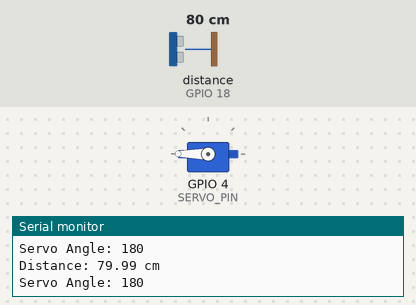
Bench run of a sketch on a simulated ESP32. On the bench: servo, the last lines printed to the serial monitor. Wiring (inferred from the names in the program): ultrasonic range finder: trigger GPIO 5; echo GPIO 18. The test bench sets the inputs (shaded band); at power-on: distance to the obstacle (sensor on GPIO 18) 80 cm. The echo pulse lasts 58.3 µs per cm.

Above: at 1.3 s.
1.4 s: distance to the obstacle (sensor on GPIO 18) set to 2 cm
At 2.7 s:
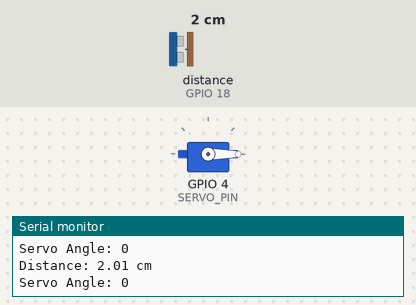
3.0 s: distance to the obstacle (sensor on GPIO 18) set to 18 cm
At 4.0 s:
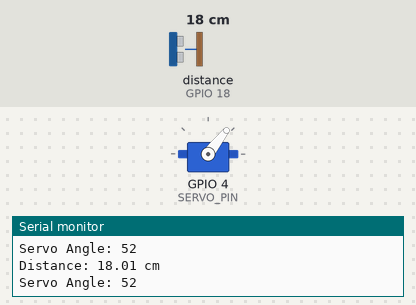
4.5 s: distance to the obstacle (sensor on GPIO 18) set to 35 cm
At 5.4 s:
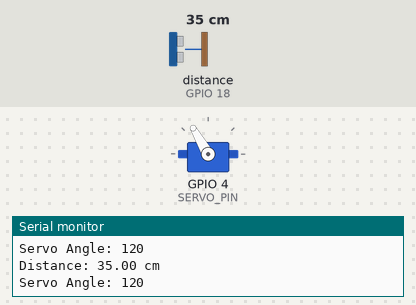
6.0 s: distance to the obstacle (sensor on GPIO 18) set to 4 cm
At 6.8 s:
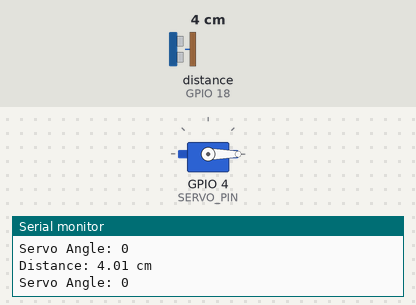
7.5 s: distance to the obstacle (sensor on GPIO 18) set to 60 cm
At 8.2 s:
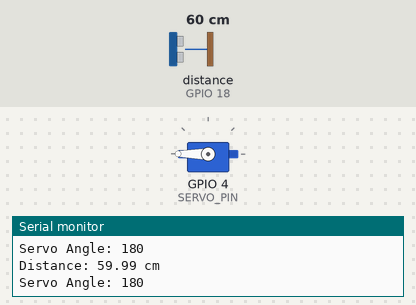
Timing chart, 0 to 10.0 s (numbered marks = the images above; inputs shaded):
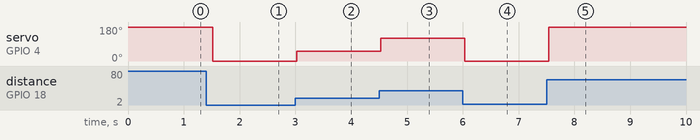

The sketch:

Ultrasonic_Sensor_+_Servo_Motor.ino
```cpp
#include <ESP32Servo.h>

#define TRIG_PIN 5
#define ECHO_PIN 18
#define SERVO_PIN 4

Servo myServo;

void setup() {
    Serial.begin(115200);
    pinMode(TRIG_PIN, OUTPUT);
    pinMode(ECHO_PIN, INPUT);
    myServo.attach(SERVO_PIN);
}

float getDistance() {
    digitalWrite(TRIG_PIN, LOW);
    delayMicroseconds(2);
    digitalWrite(TRIG_PIN, HIGH);
    delayMicroseconds(10);
    digitalWrite(TRIG_PIN, LOW);

    long duration = pulseIn(ECHO_PIN, HIGH);
    float distance = (duration * 0.0343) / 2;

    return distance;
}

void loop() {
    float distance = getDistance();

    Serial.print("Distance: ");
    Serial.print(distance);
    Serial.println(" cm");

    // Map distance (5cm - 50cm) to servo angle (0° - 180°)
    int angle = map(distance, 5, 50, 0, 180);

    // Constrain to avoid out-of-range errors
    angle = constrain(angle, 0, 180);

    myServo.write(angle);

    Serial.print("Servo Angle: ");
    Serial.println(angle);

    delay(500);
}
```

Measured:
- after the input at 1.4 s, servo on GPIO 4 (SERVO_PIN): 180° → 0° after 0.12 s
- after the input at 3.0 s, servo on GPIO 4 (SERVO_PIN): 0° → 52° at once
- after the input at 4.5 s, servo on GPIO 4 (SERVO_PIN): 52° → 120° at once
- after the input at 6.0 s, servo on GPIO 4 (SERVO_PIN): 120° → 0° at once
- after the input at 7.5 s, servo on GPIO 4 (SERVO_PIN): 0° → 180° at once
